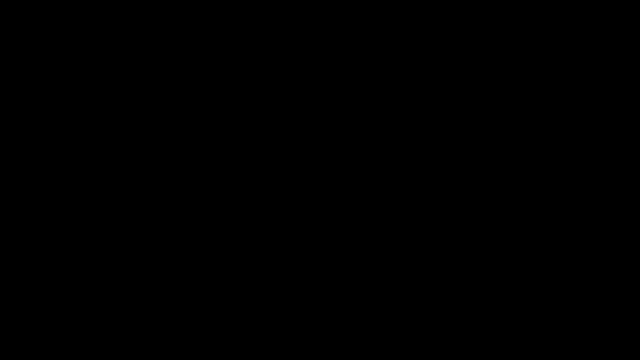
Frame 1 (no input)
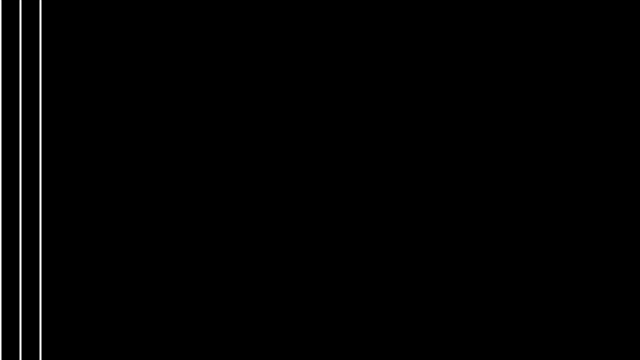
Frame 60 (the mouse pressed at the canvas centre just before this capture)
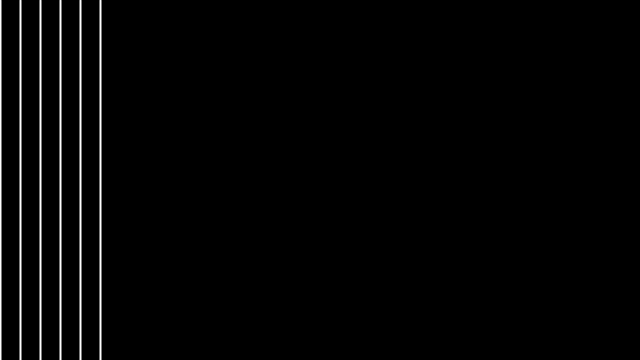
Frame 120 (the mouse held since frame 60 and released just before this capture)

The Processing sketch that drew these frames (run headless with seeded random() and noise(); from frame 60 on, the mouse is pressed at the canvas centre):

// Processing sketch: sketch_27_loop_vs_draw
// ── sketch_27_loop_vs_draw.pde
int endX =0;
void setup(){
  size(640,360);
}  
void draw(){
  background(0);
  strokeWeight(2);
  stroke(255);
  
  int x=0;
  while(x<endX){
    line(x,0,x,height);
    x=x+20;
  }
  endX= endX+1;
}
